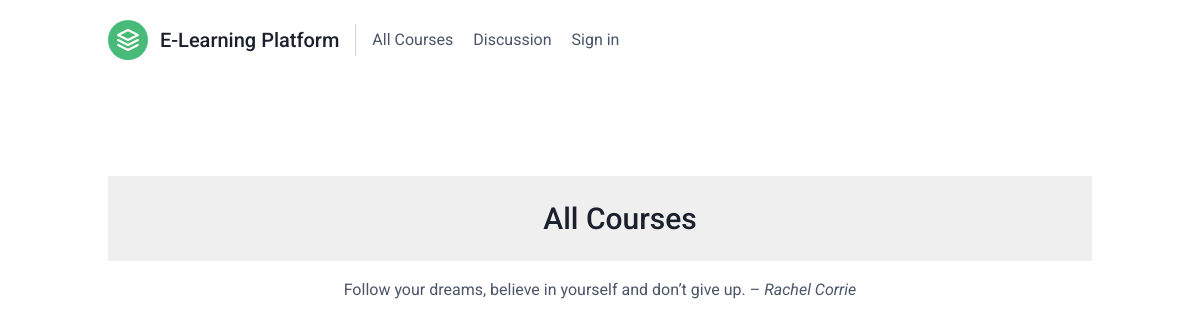
The page /students/course_list/ on the database as committed earlier.
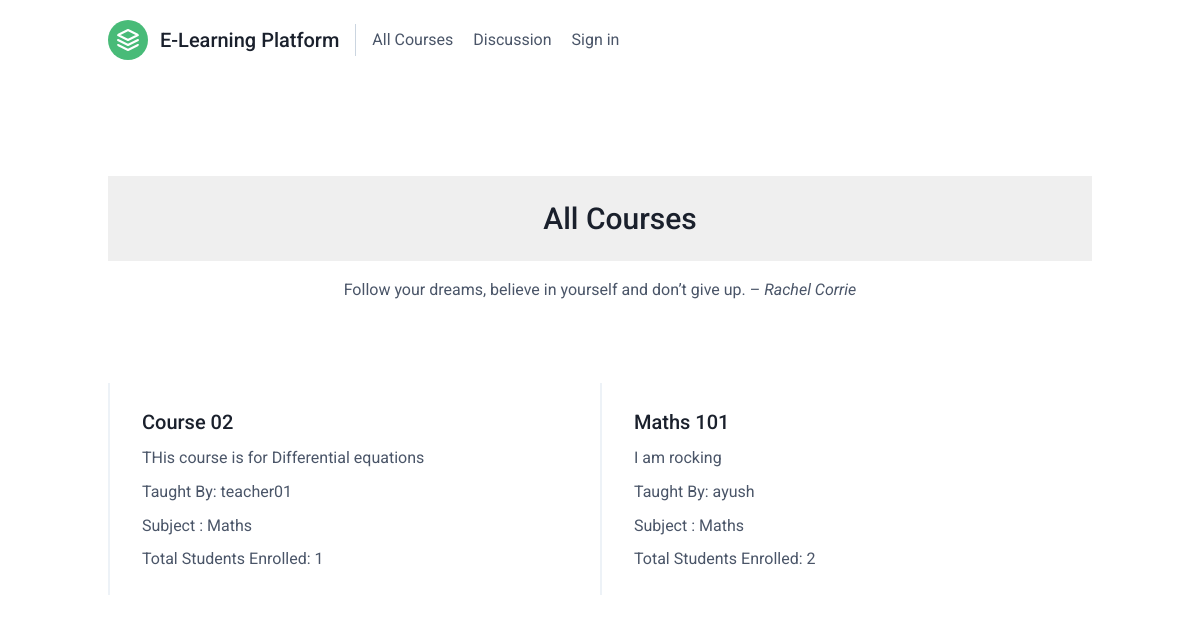
The same page on the database as committed later.
### courses/models.py (models this page shows, shortened)
class Course(models.Model):
    owner = models.ForeignKey(settings.AUTH_USER_MODEL, related_name='courses_created', on_delete=models.CASCADE)
    subject = models.ForeignKey(Subject, related_name='courses', on_delete=models.CASCADE)
    title = models.CharField(max_length=200)
    slug = models.SlugField(max_length=200, unique=True)
    overview = models.TextField()
    created = models.DateTimeField(auto_now_add=True)
    class Meta:
        ordering = ['-created']

class Subject(models.Model):
    title = models.CharField(max_length=200)
    slug = models.SlugField(max_length=200, unique=True)
    class Meta:
        ordering = ['title']

### accounts/models.py (models this page shows)
class User(AbstractUser) :
    class Role(models.TextChoices) :
        STUDENT = "S" ,_("Student")
        PARENT = "P" ,_("Parent")
        TEACHER = "T",_("Teacher")
    role = models.CharField(max_length = 255,choices=Role.choices)
    is_approved= models.BooleanField(default=False)

### students/views.py (the view)
class CourseListView(ListView):
    model = Course
    template_name = 'students/course/all_courses.html'
    def get_queryset(self):
        qs = super().get_queryset()
        if not self.request.user.is_authenticated:
            return qs
        if self.request.user.role == 'S':
            return qs.exclude(student_courses__in=[self.request.user.student])
        else:
            return qs

### students/templates/students/course/all_courses.html (shortened to what this page needs)
{% extends "base.html" %}
{% block content %}
  <section class="text-gray-700 body-font">
  <div class="container px-5 py-24 mx-auto">
    <div class="flex flex-col text-center w-full mb-20">
      <h1 class="sm:text-3xl text-2xl font-medium title-font mb-4 text-gray-900">All Courses</h1>
      <p class="lg:w-2/3 mx-auto leading-relaxed text-base"> Follow your dreams, believe in yourself and don’t give up. – <i>Rachel Corrie </i> </p>
    </div>
    <div class="flex flex-wrap">
      {% for course in object_list %}
        <div class="xl:w-1/4 lg:w-1/2 md:w-full px-8 py-6 border-l-2 border-gray-200">
          <h2 class="text-lg sm:text-xl text-gray-900 font-medium title-font mb-2">{{course.title}}</h2>
          <p class="leading-relaxed text-base mb-2">{{course.overview}}</p>
          <p class="leading-relaxed text-base mb-2">Taught By: {{course.owner.username}}<br>
          <p class="leading-relaxed text-base mb-2">Subject : {{course.subject.title}}</p>
          Total Students Enrolled: {{course.student_courses.all|length}}</p>
        </div>
    {% endfor %}
</section>
{% endblock %}

Rows that differ between the two databases and show on the page:
added Course: title "Course 02", overview "THis course is for Differential equations", owner.username "teacher01", subject "Maths", student_courses.all|length "1"
added Course: title "Maths 101", overview "I am rocking", owner.username "ayush", subject "Maths", student_courses.all|length "2"
